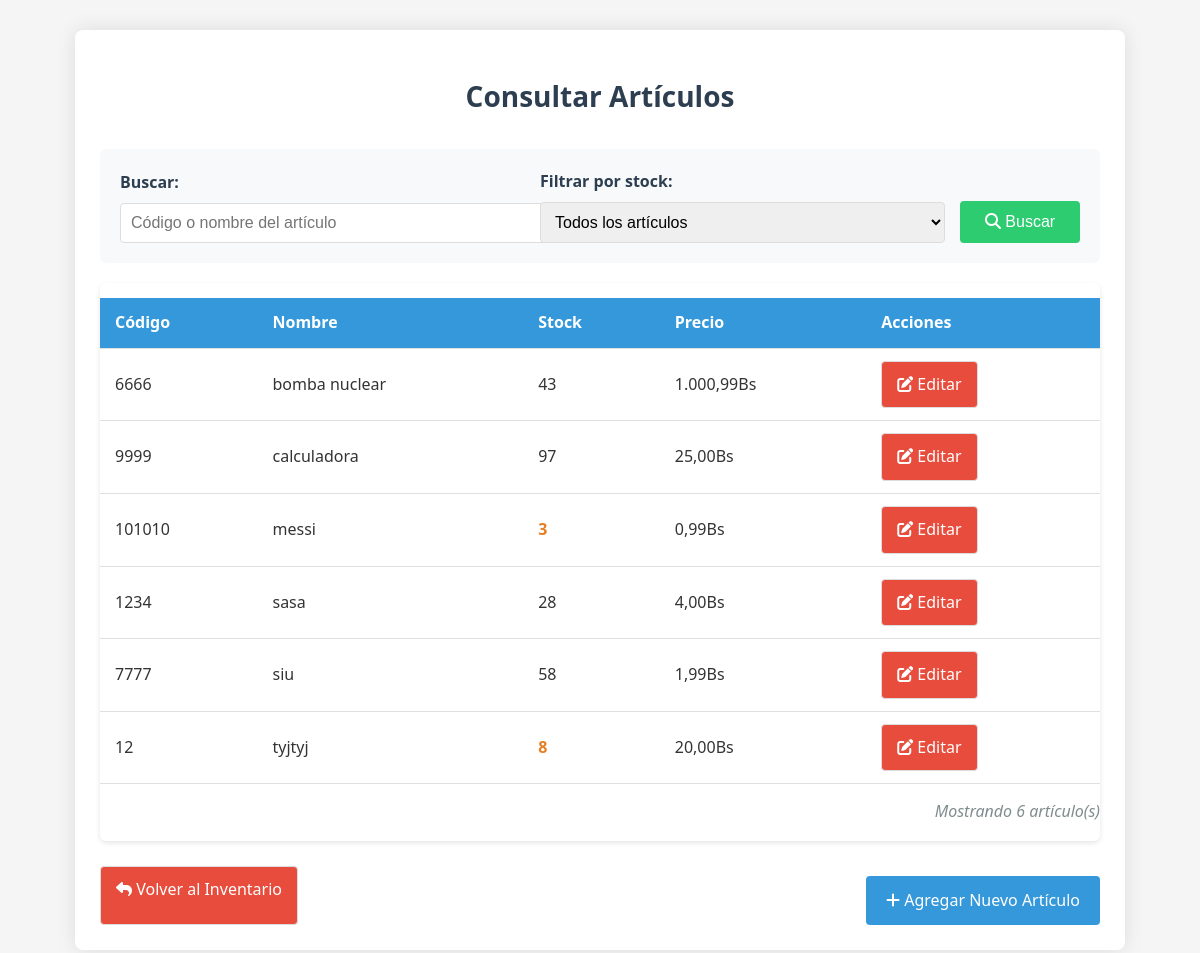
The app's page /consultar_articulo.php (signed in), older data.
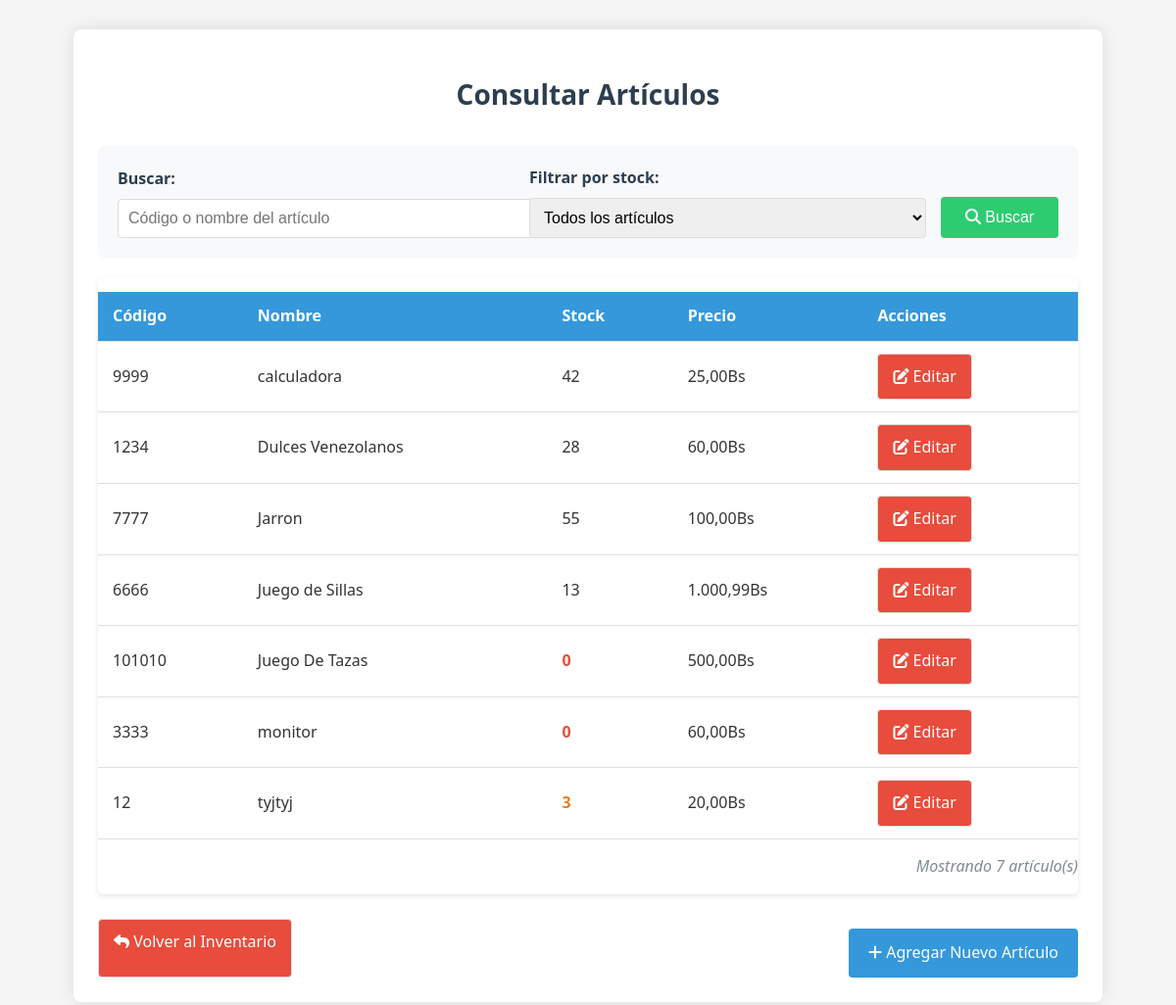
The same page, newer data.
### tables this page shows
CREATE TABLE `articulos` (
  `id` int(11) NOT NULL,
  `codigo` varchar(50) NOT NULL,
  `nombre` varchar(100) NOT NULL,
  `descripcion` text DEFAULT NULL,
  `precio` decimal(10,2) NOT NULL,
  `cantidad` int(11) NOT NULL DEFAULT 0
);

### controlador/articulo_controlador.php (called while the page is built, shortened)
<?php
require_once __DIR__ . '/../modelo/articulo_modelo.php';
class ArticuloControlador {
public function consultar() {
    $modelo = new ArticuloModelo();
    $busqueda = $_GET['busqueda'] ?? '';
    $filtro_stock = $_GET['filtro_stock'] ?? 'todos';
    $articulos = $modelo->buscarArticulos($busqueda, $filtro_stock);
    include __DIR__ . '/../vista/consultar_articulo.php';
}
}

### consultar_articulo.php (called while the page is built, shortened)
<?php
require_once __DIR__ . '/controlador/articulo_controlador.php';
$controlador = new ArticuloControlador();
$controlador->consultar();

### configuracion/conexion.php (called while the page is built, shortened)
<?php
class Conexion {
    private $conexion;
    public function __construct() {
        $this->conexion = new mysqli(
            Configuracion::$hostname,
            Configuracion::$username,
            Configuracion::$password,
            Configuracion::$dbname
        );
    }
    public function obtenerConexion() {
        return $this->conexion;
    }
}
?>

### modelo/articulo_modelo.php (called while the page is built, shortened)
<?php
require_once __DIR__ . '/../configuracion/conexion.php';
class ArticuloModelo {
    private $conexion;
    public function __construct() {
        $db = new Conexion();
        $this->conexion = $db->obtenerConexion();
    }
public function buscarArticulos($busqueda = '', $filtro = 'todos') {
    $query = "SELECT id, codigo, nombre, cantidad, precio FROM articulos WHERE 1=1";
    $query .= " ORDER BY nombre";
    $stmt = $this->conexion->prepare($query);
    $stmt->execute();
    return $stmt->get_result()->fetch_all(MYSQLI_ASSOC);
}
}

### vista/consultar_articulo.php (the view, shortened to what this page needs)
<!DOCTYPE html>
<html lang="es">
<head>
    <link rel="stylesheet" href="/Artesania_Alpasnore/css/consulta.css">
    <link rel="stylesheet" href="https://cdnjs.cloudflare.com/ajax/libs/font-awesome/6.5.0/css/all.min.css">
</head>
<body>
    <div class="contenedor">
        <h1>Consultar Artículos</h1>
        <form method="GET" action="/Artesania_Alpasnore/consultar_articulo.php" class="formulario-busqueda">
            <div class="grupo-busqueda">
                <label for="busqueda">Buscar:</label>
                <input type="text" id="busqueda" name="busqueda" value="<?= htmlspecialchars($busqueda) ?>" placeholder="Código o nombre del artículo">
            </div>
            <div class="grupo-busqueda">
                <label for="filtro_stock">Filtrar por stock:</label>
                <select id="filtro_stock" name="filtro_stock">
                    <option value="todos" <?= $filtro_stock === 'todos' ? 'selected' : '' ?>>Todos los artículos</option>
                </select>
            </div>
            <button type="submit" class="boton boton-buscar">
                <i class="fas fa-search"></i>
                <span>Buscar</span>
            </button>
        </form>
        <div class="contenedor-tabla">
            <?php if (!empty($articulos)): ?>
                <table>
                    <thead>
                        <tr>
                            <th>Código</th>
                            <th>Nombre</th>
                            <th>Stock</th>
                            <th>Precio</th>
                            <th>Acciones</th>
                        </tr>
                    </thead>
                    <tbody>
                        <?php foreach ($articulos as $articulo): ?>                            <tr>
                            <td><?= htmlspecialchars($articulo['codigo']) ?></td>
                            <td><?= htmlspecialchars($articulo['nombre']) ?></td>
                            <td class="<?= $articulo['cantidad'] == 0 ? 'stock-agotado' : ($articulo['cantidad'] < 10 ? 'stock-bajo' : '') ?>">
                                <?= $articulo['cantidad'] ?>
                            </td>
                            <td><?= number_format($articulo['precio'], 2, ',', '.') ?>Bs</td>
                               <td>
                                    <a href="/Artesania_Alpasnore/actualizar_stock.php?id=<?= $articulo['id'] ?>" class="boton-secundario">
                                        <i class="fas fa-pen-to-square"></i>
                                        <span>Editar</span>
                                    </a>
                                </td>
                            </tr>
                        <?php endforeach; ?>
                    </tbody>
                </table>
                <p class="total-resultados">Mostrando <?= count($articulos) ?> artículo(s)</p>
            <?php else: ?>
                <div class="mensaje-error">No se encontraron artículos con los criterios de búsqueda</div>
            <?php endif; ?>
        </div>
        <div class="acciones">
            <a href="/Artesania_Alpasnore/vista/inventario.php" class="boton-secundario">
                <i class="fa-solid fa-reply"></i>
                <span>Volver al Inventario</span>
            </a>
            <?php if (!empty($_SESSION['es_admin'])): ?>
                <a href="/Artesania_Alpasnore/registrar_articulo.php" class="boton">
                    <i class="fas fa-plus"></i>
                    <span>Agregar Nuevo Artículo</span>
                </a>
            <?php endif; ?>
        </div>
    </div>
</body>
</html>

### css/consulta.css (style rules this page uses)
body { font-family: 'Segoe UI', Tahoma, Geneva, Verdana, sans-serif; background-color: #f5f5f5; margin: 0; padding: 0; color: #333; line-height: 1.6; }
.contenedor { max-width: 1000px; margin: 30px auto; padding: 25px; background-color: #fff; border-radius: 8px; box-shadow: 0 0 20px rgba(0, 0, 0, 0.1); }
h1 { color: #2c3e50; text-align: center; margin-bottom: 30px; font-size: 28px; }
.boton { background-color: #3498db; color: white; text-decoration: none; border: none; padding: 12px 20px; font-size: 16px; border-radius: 4px; cursor: pointer; transition: background-color 0.3s; margin-top: 10px; }
.boton-secundario { display: inline-block; padding: 10px 15px; background-color: #e74c3c; color: white; text-decoration: none; border-radius: 4px; border: 1px solid #ddd; transition: all 0.3s; text-align: center; }
.contenedor-tabla { overflow-x: auto; margin-top: 20px; box-shadow: 0 2px 5px rgba(0,0,0,0.1); border-radius: 6px; }
table { width: 100%; border-collapse: collapse; margin-top: 15px; background-color: white; }
th, td { padding: 12px 15px; text-align: left; border-bottom: 1px solid #e0e0e0; }
th { background-color: #3498db; color: white; font-weight: 600; position: sticky; top: 0; }
.stock-bajo { color: #e67e22; font-weight: bold; }
.stock-agotado { color: #e74c3c; font-weight: bold; }
.formulario-busqueda { display: flex; gap: 15px; flex-wrap: wrap; margin-bottom: 20px; align-items: flex-end; background-color: #f8f9fa; padding: 20px; border-radius: 6px; }
.grupo-busqueda { flex: 1; min-width: 200px; }
.grupo-busqueda label { display: block; margin-bottom: 8px; font-weight: 600; color: #2c3e50; }
.grupo-busqueda input, .grupo-busqueda select { width: 100%; padding: 10px; border: 1px solid #ddd; border-radius: 4px; font-size: 16px; }
.boton-buscar { background-color: #2ecc71; min-width: 120px; }
.total-resultados { margin-top: 15px; font-style: italic; color: #7f8c8d; text-align: right; }
.acciones { display: flex; justify-content: space-between; margin-top: 25px; flex-wrap: wrap; gap: 15px; }

Row changes from the older to the newer data that the page shows:
changed articulos "calculadora": cantidad "97" → "42"
changed articulos: nombre "sasa" → "Dulces Venezolanos"; precio "4,00" → "60,00"
changed articulos: nombre "siu" → "Jarron"; cantidad "58" → "55"; precio "1,99" → "100,00"
changed articulos: nombre "bomba nuclear" → "Juego de Sillas"; cantidad "43" → "13"; moves down the list
changed articulos: nombre "messi" → "Juego De Tazas"; cantidad "3" → "0"; precio "0,99" → "500,00"; moves down the list
added articulos: codigo "3333", nombre "monitor", cantidad "0", precio "60,00"
changed articulos "tyjtyj": cantidad "8" → "3"
Text that changed along with them:
count($articulos): "6" → "7"
